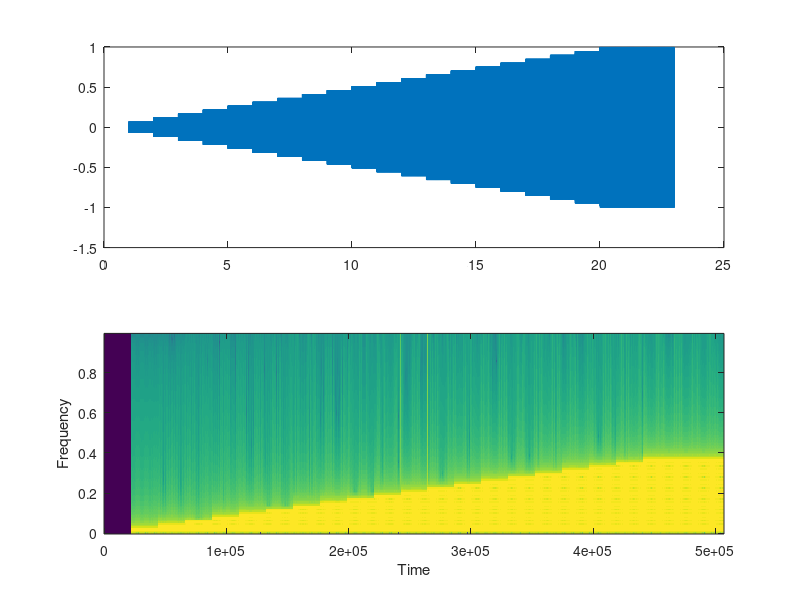

MATLAB code to generate this figure:
fs = 44100;
L = 20;
f0 = 400;
w0 = 2*pi*f0;

dur = L;
endNoteLength = 3;
t=1/fs:1/fs:dur+endNoteLength;
ampFactor = 1;

x = [zeros(fs*(L+endNoteLength),1)];
for i=1:L
    x = x + [zeros(fs*i,1); sin(w0*i*(1/fs:1/fs:(L-i)+endNoteLength))'];
end

x=x/max(x);
sound(x,fs)



figure(1)
subplot(211); plot(t,x);
subplot(212); specgram(x);

